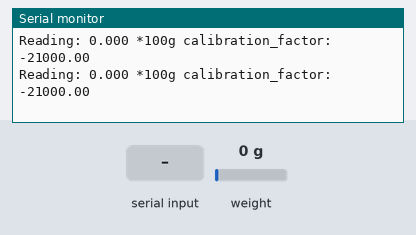
A sketch run on a simulated Arduino Uno, built with avr-gcc and run on an emulated ATmega328P. On the bench: the last lines printed to the serial monitor. The test bench sets the inputs (shaded band); at power-on: weight on the scale 0 g.

Above: at 3.2 s.
3.3 s: weight on the scale set to 100 g
At 3.37 s:
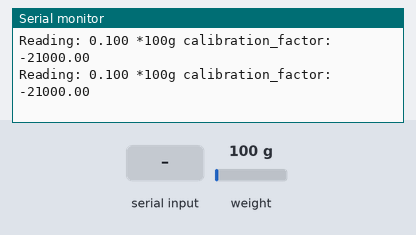
4.8 s: "+" received over Serial
At 4.89 s:
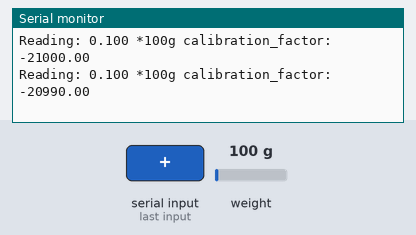
7.8 s: "a" received over Serial
At 7.94 s:
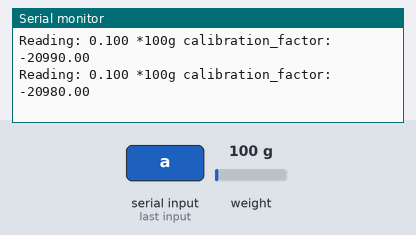
10.8 s: weight on the scale set to 1250 g
At 14.74 s:
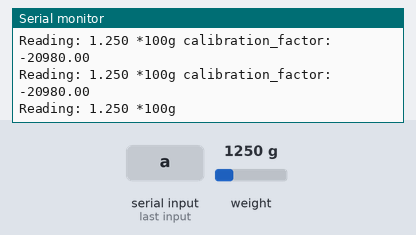
Timing chart, 0 to 14.8 s (numbered marks = the images above; inputs shaded):
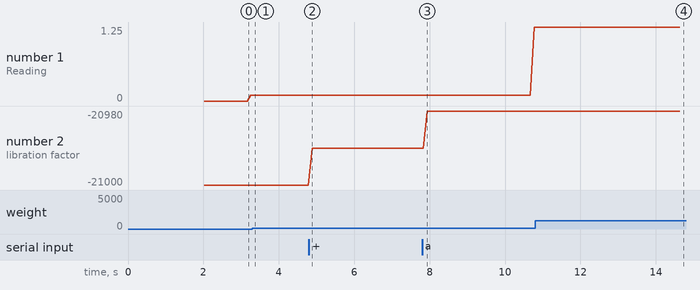

The sketch:

calibration.ino
```cpp
#include "HX711.h"

#define DOUT  3
#define CLK  2

HX711 scale(DOUT, CLK);

float calibration_factor = -21000;

void setup() {
  Serial.begin(9600);

  scale.set_scale();
  scale.tare();  //Reset the scale to 0

  long zero_factor = scale.read_average();
  Serial.print("Zero factor: ");
  Serial.println(zero_factor);
}

void loop() {

  scale.set_scale(calibration_factor);

  Serial.print("Reading: ");
  Serial.print(scale.get_units(), 3);
  Serial.print(" *100g");
  Serial.print(" calibration_factor: ");
  Serial.print(calibration_factor);
  Serial.println();

  if(Serial.available())
  {
    char temp = Serial.read();
    if(temp == '+' || temp == 'a')
      calibration_factor += 10;
    else if(temp == '-' || temp == 'z')
      calibration_factor -= 10;
  }
}
```

Measured:
- after the input at 3.3 s, the serial monitor: prints a new line after 0.06 s (image 1)
- after the input at 4.8 s, the serial monitor: prints a new line after 0.09 s (image 2)
- after the input at 7.8 s, the serial monitor: prints a new line after 0.13 s (image 3)
- after the input at 10.8 s, the serial monitor: prints a new line after 0.07 s (image 4)
- plotted number 1: 0.1 → 1.25 after the input at 7.8 s
- plotted number 2: -21000 → -20990 after the input at 4.8 s, -20990 → -20980 after the input at 7.8 s
